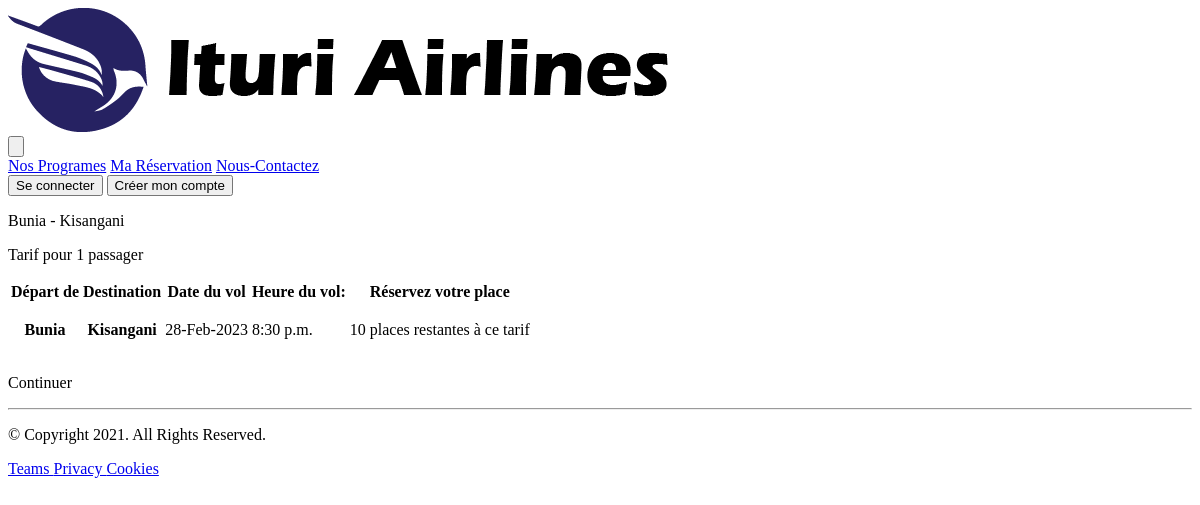
Page /tickets/4/ on the earlier database version.
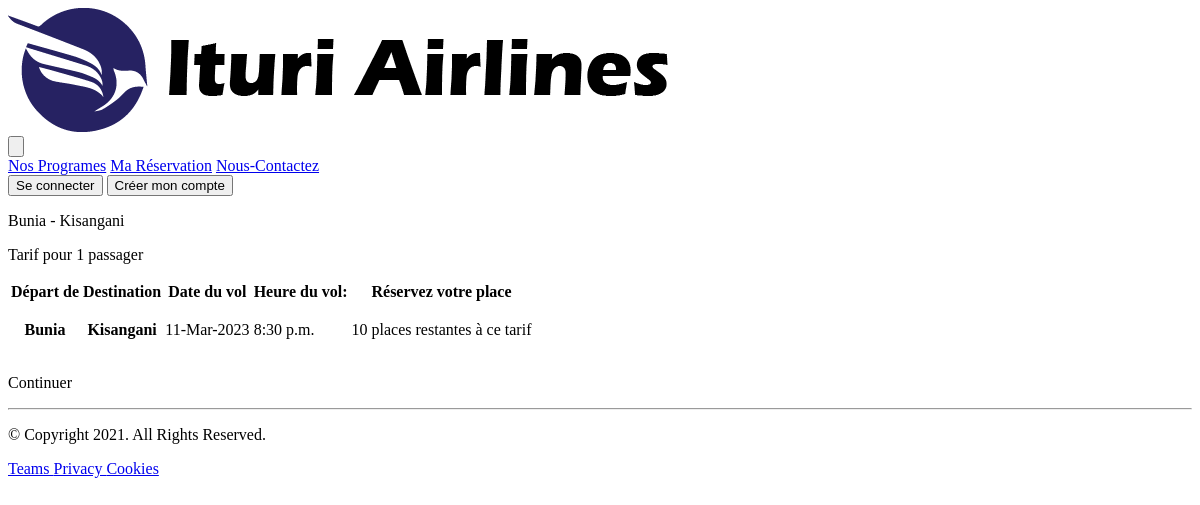
Same page on the later database version.
### ticket/models.py (models this page shows, shortened)
class Ticket(models.Model):
    VILLE_DE_DEPART = (
        ('Bunia', 'Bunia'),
        ('Kisangani', 'Kisangani'),
        ('Aru', 'Aru'),
        ('Mahagi', 'Mahagi'),
        ('Beni', 'Beni'),
         ('Goma', 'Goma'),
    )
    VILLE_DE_ARRIVEE = (
        ('Bunia', 'Bunia'),
        ('Kisangani', 'Kisangani'),
        ('Aru', 'Aru'),
        ('Mahagi', 'Mahagi'),
        ('Beni', 'Beni'),
         ('Goma', 'Goma'),
    )
    depart = models.CharField(max_length=150, choices=VILLE_DE_DEPART, default='New')
    destination = models.CharField(max_length=150, choices=VILLE_DE_ARRIVEE, default='New')
    date_du_vol = models.DateTimeField(default=datetime.now, blank=True,  null=True )
    heure_du_vol = models.TimeField(auto_now=False, auto_now_add=False)
    places_restantes  = models.IntegerField()
    prix_ticket  = models.IntegerField(default=0)

### ticket/views.py (the view)
# urls.py: path('tickets/<pk>/', ticket_retrieve),
def ticket_retrieve(request, pk):
    ticket = Ticket.objects.get(id=pk)
    context = {
        "ticket": ticket
    }
    return render(request, "ticket.html", context)

### flight/templates/ticket.html (shortened to what this page needs)
{% extends "pages/base.html" %}
{% load i18n %}
{% block content %}
<div class="container px-6 py-16 mx-auto text-center mt-10">
    <div class="flex justify-center mb-6">
      <div class="w-full p-6 rounded-xl lg:w-4/5 border-2 border-mycolor hover:border-rose-500">
        <div class="flex justify-between">
          <p class="text-2xl">{{ticket.depart|title }} - {{ticket.destination|title }}</p>
          <p class="text-xl">Tarif pour 1 passager</p>
        </div>
        <div class="relative overflow-x-auto">
          <table class="w-full text-sm">
              <thead class="">
                  <tr>
                      <th scope="col" class="px-4 py-2 capitalize">
                        Départ de
                      </th>
                      <th scope="col" class="px-4 py-2 capitalize">
                        Destination
                      </th>
                      <th scope="col" class="px-4 py-2 capitalize">
                        Date du vol
                      </th>
                      <th scope="col" class="px-4 py-2 capitalize">
                        Heure du vol:
                      </th>
                      <th scope="col" class="px-4 py-2 capitalize">
                        Réservez votre place
                      </th>
                  </tr>
              </thead>
              <tbody>
                  <tr class="border-b">
                      <th scope="row" class="px-3 py-2 ">
                        <p class="text-sm ">{{ticket.depart|title }}</p>
                      </th>
                      <th scope="row" class="px-3 py-2 ">
                        <p class="text-sm ">{{ticket.destination|title }}</p>
                      </th>
                      <td class="px-3 py-2 capitalize">
                        <p class="text-sm ">{{ticket.date_du_vol|date:'d-M-Y' }}</p>
                      </td>
                      <td class="px-3 py-2">
                        <p class="textsm ">{{ticket.heure_du_vol }}</p>
                      </td>
                      <td class="px-3 py-2 capitalize">
                          <p class="mb-6  text-red-600	text-base font-semibold	">{{ticket.places_restantes }} places restantes à ce tarif</p>
                      </td>
                  </tr>
              </tbody>
          </table>
            <div class="flex justify-end">
                <p class="px-5 py-4 mt-6 font-semibold text-xl leading-5 text-center text-white bg-mycolor   lg:px-10 hover:bg-blue-900 text-lg">{% trans "Continuer" %}</p>
            </div>
        </div>
      </div>
    </div>
  </div>
{% endblock %}

Differences in the rows shown:
changed Ticket "Bunia": date_du_vol "28-Feb-2023" → "11-Mar-2023"
